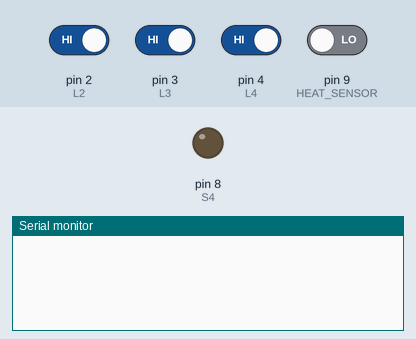
Simulated run of this sketch. Board: Arduino Uno, built with avr-gcc and run on an emulated ATmega328P. Shown: output pins drawn as LEDs (lit = HIGH), the last lines printed to the serial monitor. Inputs (shaded band) come from the test bench; at power-on: pin 2 (L2), pin 3 (L3), pin 4 (L4) HIGH, pin 9 (HEAT_SENSOR) LOW. Pins used as bus, display or sensor lines are not drawn.

Above: at 2.8 s.
2.9 s: pin 3 (L3) driven LOW
At 3.8 s:
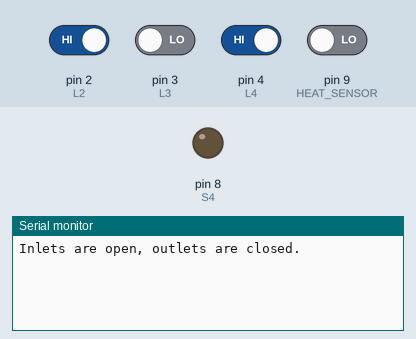
5.5 s: pin 2 (L2) driven LOW and pin 4 (L4) driven LOW
At 6.8 s:
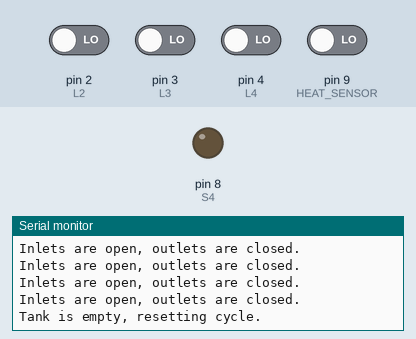

The sketch:

wate_level_solar.ino
```cpp
// Define the solenoid pins and sensor pins
#define S1 5  // Upper inlet solenoid
#define S2 6 // Lower inlet solenoid
#define S3 7 // Lower outlet solenoid
#define S4 8 // Lower outlet solenoid

#define L1 1 // Upper level sensor
#define L2 2 // Upper level sensor
#define L3 3 // Lower level sensor
#define L4 4 // Lower level sensor

#define HEAT_SENSOR 9 // Temperature sensor input (1 for hot)

void setup() {
  // Initialize the solenoid pins as outputs
  pinMode(S1, OUTPUT);
  pinMode(S2, OUTPUT);
  pinMode(S3, OUTPUT);
  pinMode(S4, OUTPUT);

  // Initialize the sensor pins as inputs
  pinMode(L1, INPUT);
  pinMode(L2, INPUT);
  pinMode(L3, INPUT);
  pinMode(L4, INPUT);
  pinMode(HEAT_SENSOR, INPUT);

  // Set initial states for solenoids (Closed)
  digitalWrite(S1, LOW);
  digitalWrite(S2, LOW);
  digitalWrite(S3, LOW);
  digitalWrite(S4, LOW);

  Serial.begin(9600); // Start serial communication for monitoring
}

void loop() {
  // Read sensor values
  int l1 = digitalRead(L1);
  int l2 = digitalRead(L2);
  int l3 = digitalRead(L3);
  int l4 = digitalRead(L4);
  int heatStatus = digitalRead(HEAT_SENSOR);

  // Check if the tank is empty (L1 or L2 and L3 or L4 are 0)
  if ((l1 == 0 || l2 == 0) && (l3 == 0 || l4 == 0)) {
    // Open upper and lower inlets (S1, S2) and close outlets (S3, S4)
    digitalWrite(S1, HIGH);
    digitalWrite(S2, HIGH);
    digitalWrite(S3, LOW);
    digitalWrite(S4, LOW);
    Serial.println("Inlets are open, outlets are closed.");
  }

  // Check if the tank is full (L1, L2, L3, L4 are all 1)
  if (l1 == 1 && l2 == 1 && l3 == 1 && l4 == 1) {
    // Close all solenoids
    digitalWrite(S1, LOW);
    digitalWrite(S2, LOW);
    digitalWrite(S3, LOW);
    digitalWrite(S4, LOW);
    Serial.println("All solenoids are closed, tank is full.");
  }

  // Second step: Activate valves S2, S3, S4 when heat is detected
  if (heatStatus == 1 && l1 == 1 && l2 == 1 && l3 == 1 && l4 == 1) {
    // Open S2 (lower inlet), S3, and S4 (lower outlets)
    digitalWrite(S2, HIGH);
    digitalWrite(S3, HIGH);
    digitalWrite(S4, HIGH);
    Serial.println("Heat detected, activating S2, S3, S4.");
  }

  // After water is emptied, cycle activation as required
  if (l1 == 0 && l2 == 0 && l3 == 0 && l4 == 0 && heatStatus == 0) {
    // Reset solenoids for another cycle
    digitalWrite(S1, HIGH); // Open upper inlet
    digitalWrite(S2, HIGH); // Open lower inlet
    digitalWrite(S3, LOW);  // Close outlets
    digitalWrite(S4, LOW);  // Close outlets
    Serial.println("Tank is empty, resetting cycle.");
  }

  delay(1000); // Short delay for monitoring
}
```

Measured:
- after the input at 2.9 s, the serial monitor: prints a new line after 0.10 s (image 1)
- after the input at 5.5 s, the serial monitor: prints a new line after 0.54 s (image 2)
